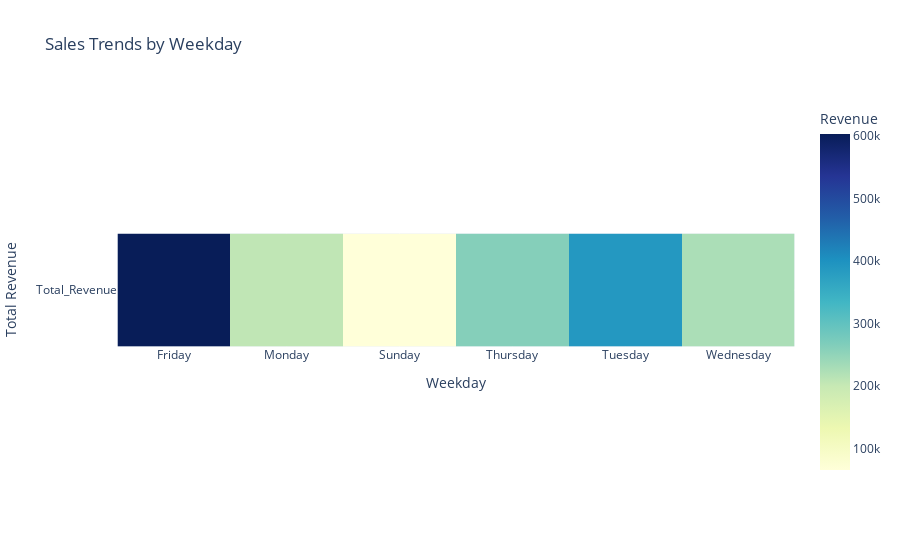

The cell this chart's notebook holds for it:
### Markdown cell above
### Create a heatmap using Seaborn to show sales trends by weekday and hour.

### Code cell
import plotly.express as px


sales_by_weekday = df.groupby('Week_Day')['Total_Revenue'].sum().reset_index()

fig = px.imshow(
    sales_by_weekday.set_index('Week_Day').T,
    labels={'x': 'Weekday', 'y': 'Total Revenue', 'color': 'Revenue'},
    color_continuous_scale='YlGnBu',
    title='Sales Trends by Weekday'
)

# Show the plot
fig.show()

### Figure 1 — Plotly figure (JSON) as saved in the notebook; plotly's stock layout.template omitted (floating-point values rounded to 4 significant figures)
{"data": [{"coloraxis": "coloraxis", "hovertemplate": "Weekday: %{x}<br>Total Revenue: %{y}<br>Revenue: %{z}<extra></extra>", "name": "0", "type": "heatmap", "x": ["Friday", "Monday", "Sunday", "Thursday", "Tuesday", "Wednesday"], "xaxis": "x", "y": ["Total_Revenue"], "yaxis": "y", "z": [[602800.0, 206500.0, 65710.0, 261500.0, 389100.0, 225900.0]]}], "layout": {"coloraxis": {"colorbar": {"title": {"text": "Revenue"}}, "colorscale": [[0, "rgb(255,255,217)"], [0.125, "rgb(237,248,177)"], [0.25, "rgb(199,233,180)"], [0.375, "rgb(127,205,187)"], [0.5, "rgb(65,182,196)"], [0.625, "rgb(29,145,192)"], [0.75, "rgb(34,94,168)"], [0.875, "rgb(37,52,148)"], [1, "rgb(8,29,88)"]]}, "title": {"text": "Sales Trends by Weekday"}, "xaxis": {"anchor": "y", "constrain": "domain", "domain": [0, 1], "scaleanchor": "y", "title": {"text": "Weekday"}}, "yaxis": {"anchor": "x", "autorange": "reversed", "constrain": "domain", "domain": [0, 1], "title": {"text": "Total Revenue"}}}}
